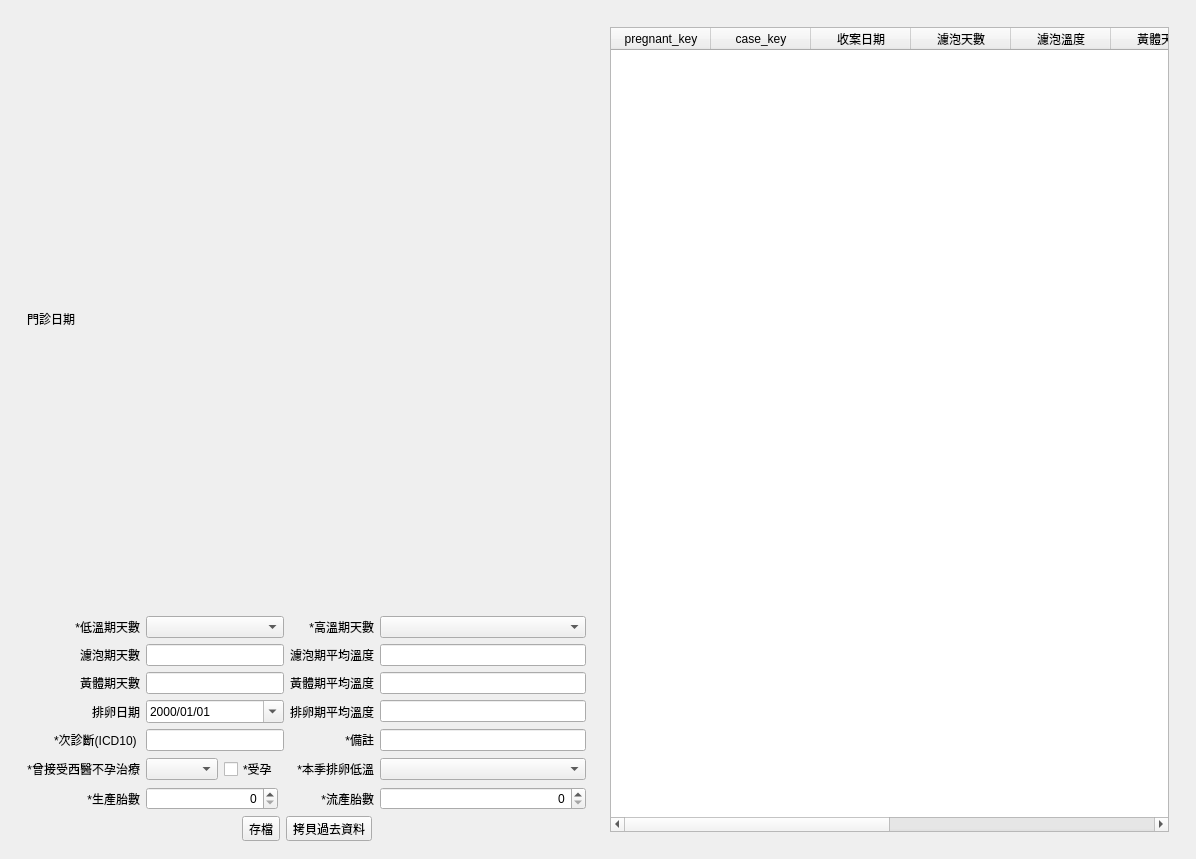
<?xml version="1.0" encoding="UTF-8"?>
<ui version="4.0">
 <class>MainWindow</class>
 <widget class="QMainWindow" name="MainWindow">
  <property name="geometry">
   <rect>
    <x>0</x>
    <y>0</y>
    <width>1196</width>
    <height>859</height>
   </rect>
  </property>
  <property name="windowTitle">
   <string>MainWindow</string>
  </property>
  <widget class="QWidget" name="centralwidget">
   <layout class="QVBoxLayout" name="verticalLayout_3">
    <item>
     <layout class="QHBoxLayout" name="horizontalLayout">
      <property name="leftMargin">
       <number>9</number>
      </property>
      <property name="topMargin">
       <number>9</number>
      </property>
      <property name="rightMargin">
       <number>9</number>
      </property>
      <property name="bottomMargin">
       <number>9</number>
      </property>
      <item>
       <layout class="QVBoxLayout" name="verticalLayout">
        <item>
         <layout class="QGridLayout" name="gridLayout_5">
          <property name="leftMargin">
           <number>9</number>
          </property>
          <property name="topMargin">
           <number>9</number>
          </property>
          <property name="rightMargin">
           <number>9</number>
          </property>
          <property name="bottomMargin">
           <number>0</number>
          </property>
          <property name="spacing">
           <number>6</number>
          </property>
          <item row="3" column="1" colspan="2">
           <widget class="QLineEdit" name="lineEdit_luteal_days">
            <property name="clearButtonEnabled">
             <bool>true</bool>
            </property>
           </widget>
          </item>
          <item row="1" column="1" colspan="2">
           <widget class="QComboBox" name="comboBox_low_temperature"/>
          </item>
          <item row="3" column="0">
           <widget class="QLabel" name="label_20">
            <property name="text">
             <string>黃體期天數</string>
            </property>
            <property name="alignment">
             <set>Qt::AlignRight|Qt::AlignTrailing|Qt::AlignVCenter</set>
            </property>
           </widget>
          </item>
          <item row="6" column="1">
           <layout class="QHBoxLayout" name="horizontalLayout_3">
            <item>
             <widget class="QComboBox" name="comboBox_western_cure"/>
            </item>
            <item>
             <widget class="QCheckBox" name="checkBox_fertilization">
              <property name="text">
               <string>*受孕</string>
              </property>
             </widget>
            </item>
           </layout>
          </item>
          <item row="5" column="1" colspan="2">
           <widget class="QLineEdit" name="lineEdit_second_disease">
            <property name="clearButtonEnabled">
             <bool>true</bool>
            </property>
           </widget>
          </item>
          <item row="1" column="0">
           <widget class="QLabel" name="label_14">
            <property name="text">
             <string>*低溫期天數</string>
            </property>
            <property name="alignment">
             <set>Qt::AlignRight|Qt::AlignTrailing|Qt::AlignVCenter</set>
            </property>
           </widget>
          </item>
          <item row="4" column="0">
           <widget class="QLabel" name="label_16">
            <property name="text">
             <string>排卵日期</string>
            </property>
            <property name="alignment">
             <set>Qt::AlignRight|Qt::AlignTrailing|Qt::AlignVCenter</set>
            </property>
           </widget>
          </item>
          <item row="4" column="3">
           <widget class="QLabel" name="label_21">
            <property name="text">
             <string>排卵期平均溫度</string>
            </property>
            <property name="alignment">
             <set>Qt::AlignRight|Qt::AlignTrailing|Qt::AlignVCenter</set>
            </property>
           </widget>
          </item>
          <item row="4" column="1" colspan="2">
           <widget class="QDateEdit" name="dateEdit_ovulation_date">
            <property name="displayFormat">
             <string>yyyy/MM/dd</string>
            </property>
            <property name="calendarPopup">
             <bool>true</bool>
            </property>
           </widget>
          </item>
          <item row="5" column="0">
           <widget class="QLabel" name="label_22">
            <property name="text">
             <string>*次診斷(ICD10) </string>
            </property>
            <property name="alignment">
             <set>Qt::AlignRight|Qt::AlignTrailing|Qt::AlignVCenter</set>
            </property>
           </widget>
          </item>
          <item row="5" column="4">
           <widget class="QLineEdit" name="lineEdit_misc">
            <property name="clearButtonEnabled">
             <bool>true</bool>
            </property>
           </widget>
          </item>
          <item row="2" column="4">
           <widget class="QLineEdit" name="lineEdit_follicle_temperature">
            <property name="clearButtonEnabled">
             <bool>true</bool>
            </property>
           </widget>
          </item>
          <item row="6" column="4">
           <widget class="QComboBox" name="comboBox_ovulation_low_temperature_times"/>
          </item>
          <item row="5" column="3">
           <widget class="QLabel" name="label_23">
            <property name="text">
             <string>*備註</string>
            </property>
            <property name="alignment">
             <set>Qt::AlignRight|Qt::AlignTrailing|Qt::AlignVCenter</set>
            </property>
           </widget>
          </item>
          <item row="6" column="3">
           <widget class="QLabel" name="label_25">
            <property name="text">
             <string>*本季排卵低溫</string>
            </property>
            <property name="alignment">
             <set>Qt::AlignRight|Qt::AlignTrailing|Qt::AlignVCenter</set>
            </property>
           </widget>
          </item>
          <item row="3" column="4">
           <widget class="QLineEdit" name="lineEdit_luteal_temperature">
            <property name="clearButtonEnabled">
             <bool>true</bool>
            </property>
           </widget>
          </item>
          <item row="0" column="0" colspan="5">
           <widget class="QLabel" name="label_case_date">
            <property name="text">
             <string>門診日期</string>
            </property>
           </widget>
          </item>
          <item row="2" column="0">
           <widget class="QLabel" name="label_19">
            <property name="text">
             <string>濾泡期天數</string>
            </property>
            <property name="alignment">
             <set>Qt::AlignRight|Qt::AlignTrailing|Qt::AlignVCenter</set>
            </property>
           </widget>
          </item>
          <item row="6" column="0">
           <widget class="QLabel" name="label_24">
            <property name="text">
             <string>*曾接受西醫不孕治療</string>
            </property>
            <property name="alignment">
             <set>Qt::AlignRight|Qt::AlignTrailing|Qt::AlignVCenter</set>
            </property>
           </widget>
          </item>
          <item row="2" column="1" colspan="2">
           <widget class="QLineEdit" name="lineEdit_follicle_days">
            <property name="clearButtonEnabled">
             <bool>true</bool>
            </property>
           </widget>
          </item>
          <item row="3" column="3">
           <widget class="QLabel" name="label_15">
            <property name="text">
             <string>黃體期平均溫度</string>
            </property>
            <property name="alignment">
             <set>Qt::AlignRight|Qt::AlignTrailing|Qt::AlignVCenter</set>
            </property>
           </widget>
          </item>
          <item row="1" column="4">
           <widget class="QComboBox" name="comboBox_high_temperature"/>
          </item>
          <item row="1" column="3">
           <widget class="QLabel" name="label_17">
            <property name="text">
             <string>*高溫期天數</string>
            </property>
            <property name="alignment">
             <set>Qt::AlignRight|Qt::AlignTrailing|Qt::AlignVCenter</set>
            </property>
           </widget>
          </item>
          <item row="4" column="4">
           <widget class="QLineEdit" name="lineEdit_ovulation_temperature">
            <property name="clearButtonEnabled">
             <bool>true</bool>
            </property>
           </widget>
          </item>
          <item row="2" column="3">
           <widget class="QLabel" name="label_18">
            <property name="text">
             <string>濾泡期平均溫度</string>
            </property>
            <property name="alignment">
             <set>Qt::AlignRight|Qt::AlignTrailing|Qt::AlignVCenter</set>
            </property>
           </widget>
          </item>
          <item row="7" column="0">
           <widget class="QLabel" name="label_26">
            <property name="text">
             <string>*生產胎數</string>
            </property>
            <property name="alignment">
             <set>Qt::AlignRight|Qt::AlignTrailing|Qt::AlignVCenter</set>
            </property>
           </widget>
          </item>
          <item row="7" column="3">
           <widget class="QLabel" name="label_27">
            <property name="text">
             <string>*流產胎數</string>
            </property>
            <property name="alignment">
             <set>Qt::AlignRight|Qt::AlignTrailing|Qt::AlignVCenter</set>
            </property>
           </widget>
          </item>
          <item row="7" column="1">
           <widget class="QSpinBox" name="spinBox_birth_foetus">
            <property name="alignment">
             <set>Qt::AlignRight|Qt::AlignTrailing|Qt::AlignVCenter</set>
            </property>
           </widget>
          </item>
          <item row="7" column="4">
           <widget class="QSpinBox" name="spinBox_stillbirth_foetus">
            <property name="alignment">
             <set>Qt::AlignRight|Qt::AlignTrailing|Qt::AlignVCenter</set>
            </property>
           </widget>
          </item>
         </layout>
        </item>
        <item>
         <layout class="QVBoxLayout" name="verticalLayout_physique"/>
        </item>
        <item>
         <layout class="QHBoxLayout" name="horizontalLayout_4">
          <item>
           <spacer name="horizontalSpacer">
            <property name="orientation">
             <enum>Qt::Horizontal</enum>
            </property>
            <property name="sizeHint" stdset="0">
             <size>
              <width>40</width>
              <height>20</height>
             </size>
            </property>
           </spacer>
          </item>
          <item>
           <widget class="QToolButton" name="toolButton_save">
            <property name="text">
             <string>存檔</string>
            </property>
            <property name="icon">
             <iconset>
              <normaloff>../icons/document-save.svg</normaloff>../icons/document-save.svg</iconset>
            </property>
            <property name="toolButtonStyle">
             <enum>Qt::ToolButtonTextBesideIcon</enum>
            </property>
           </widget>
          </item>
          <item>
           <widget class="QToolButton" name="toolButton_copy">
            <property name="text">
             <string>拷貝過去資料</string>
            </property>
            <property name="icon">
             <iconset>
              <normaloff>../icons/editcopy.svg</normaloff>../icons/editcopy.svg</iconset>
            </property>
            <property name="toolButtonStyle">
             <enum>Qt::ToolButtonTextBesideIcon</enum>
            </property>
           </widget>
          </item>
          <item>
           <spacer name="horizontalSpacer_2">
            <property name="orientation">
             <enum>Qt::Horizontal</enum>
            </property>
            <property name="sizeHint" stdset="0">
             <size>
              <width>40</width>
              <height>20</height>
             </size>
            </property>
           </spacer>
          </item>
         </layout>
        </item>
       </layout>
      </item>
      <item>
       <widget class="QFrame" name="frame1">
        <property name="maximumSize">
         <size>
          <width>700</width>
          <height>16777215</height>
         </size>
        </property>
        <layout class="QVBoxLayout" name="verticalLayout_4">
         <item>
          <widget class="QTableWidget" name="tableWidget_past_pregnant">
           <property name="alternatingRowColors">
            <bool>true</bool>
           </property>
           <property name="selectionMode">
            <enum>QAbstractItemView::SingleSelection</enum>
           </property>
           <property name="selectionBehavior">
            <enum>QAbstractItemView::SelectRows</enum>
           </property>
           <column>
            <property name="text">
             <string>pregnant_key</string>
            </property>
           </column>
           <column>
            <property name="text">
             <string>case_key</string>
            </property>
           </column>
           <column>
            <property name="text">
             <string>收案日期</string>
            </property>
           </column>
           <column>
            <property name="text">
             <string>濾泡天數</string>
            </property>
           </column>
           <column>
            <property name="text">
             <string>濾泡溫度</string>
            </property>
           </column>
           <column>
            <property name="text">
             <string>黃體天數</string>
            </property>
           </column>
           <column>
            <property name="text">
             <string>黃體溫度</string>
            </property>
           </column>
           <column>
            <property name="text">
             <string>排卵日期</string>
            </property>
           </column>
           <column>
            <property name="text">
             <string>排卵溫度</string>
            </property>
           </column>
           <column>
            <property name="text">
             <string>受孕</string>
            </property>
           </column>
          </widget>
         </item>
         <item>
          <layout class="QVBoxLayout" name="verticalLayout_chart"/>
         </item>
        </layout>
       </widget>
      </item>
     </layout>
    </item>
   </layout>
  </widget>
 </widget>
 <resources/>
 <connections/>
</ui>
